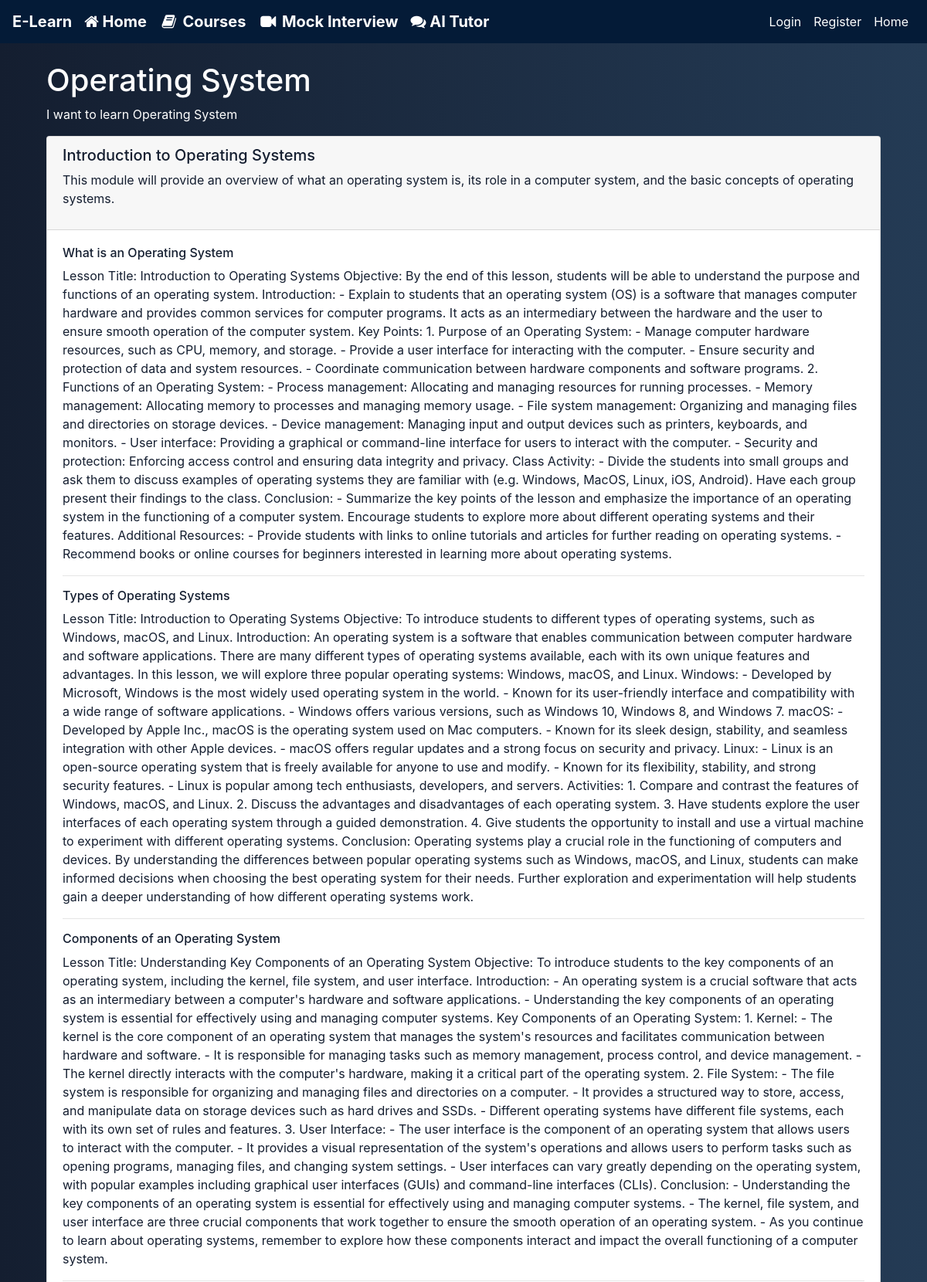
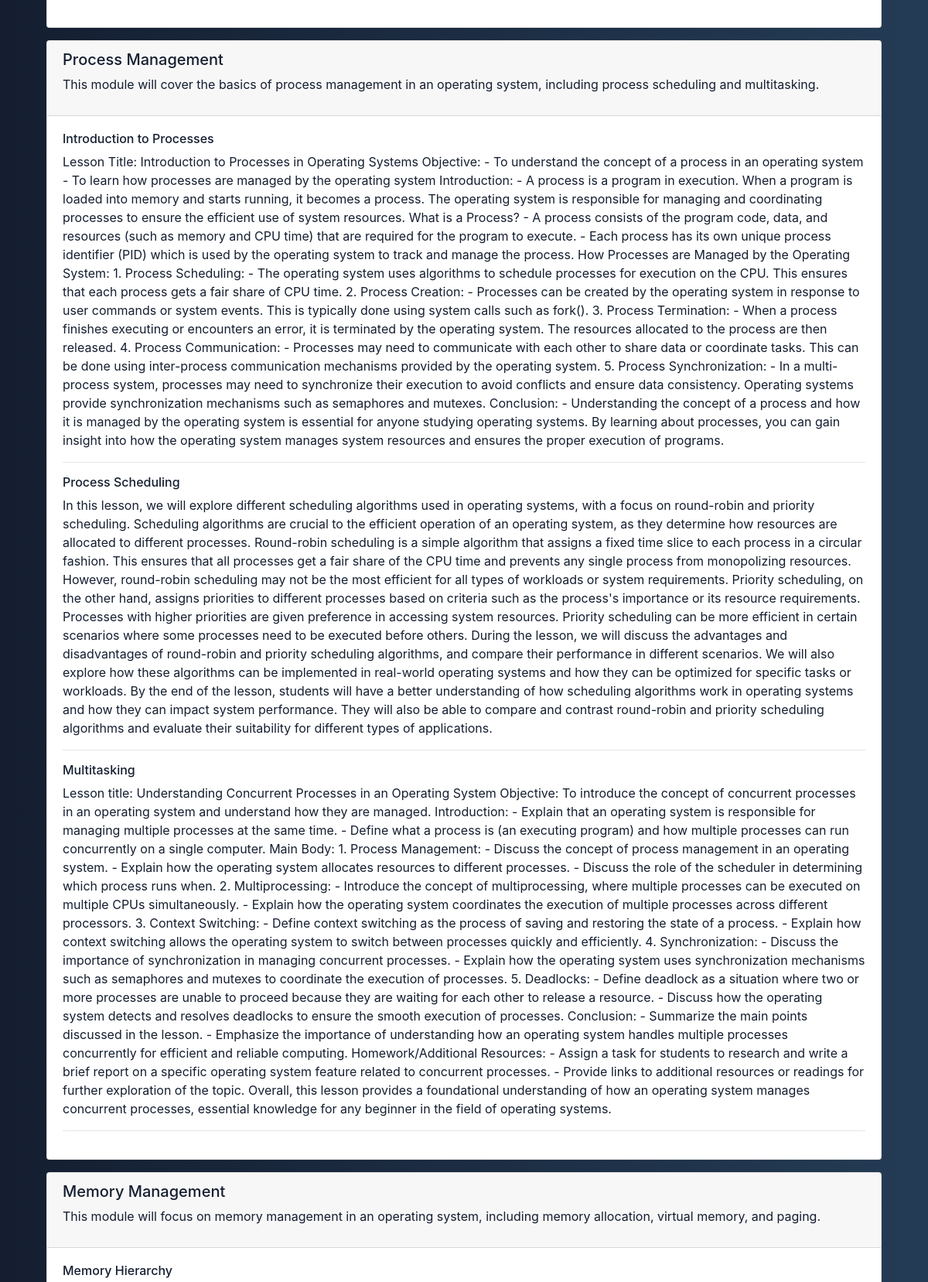
Screenshot of /courses/2 (upper part) with the database file from the repository (2 pictures, top to bottom).
### models.py (models this page shows, shortened)
class Course(db.Model):
    __tablename__ = 'courses'
    id = db.Column(db.Integer, primary_key=True)
    title = db.Column(db.String(50), nullable=False, unique=False)
    description = db.Column(db.String(250), nullable=False, unique=False)
    created_at = db.Column(db.DateTime, default=datetime.utcnow)
    modules = db.relationship('Module', backref='course', lazy=True, cascade="all, delete-orphan")
    enrolled = db.Column(db.Boolean, default=False)
    completed = db.Column(db.Boolean, default=False)  # Tracking course completion
    completed_at = db.Column(db.DateTime, nullable=True)  # For tracking date of course completion
    user_id = db.Column(db.Integer, db.ForeignKey('user.id'), nullable=False)
    quizzes = db.relationship('Quiz', backref='course', lazy=True)

class Module(db.Model):
    __tablename__ = 'modules'
    id = db.Column(db.Integer, primary_key=True)
    title = db.Column(db.String(50), nullable=False, unique=True)
    description = db.Column(db.String(250), nullable=False, unique=True)
    created_at = db.Column(db.DateTime, default=datetime.utcnow)
    course_id = db.Column(db.Integer, db.ForeignKey('courses.id'), nullable=False)
    lessons = db.relationship('Lesson', backref='module', lazy=True, cascade="all, delete-orphan")

class Lesson(db.Model):
    __tablename__ = 'lessons'
    id = db.Column(db.Integer, primary_key=True)
    title = db.Column(db.String(50), nullable=False, unique=False)
    content = db.Column(db.Text, nullable=False)
    quiz = db.Column(db.Text, nullable=True)  # Assuming quiz is stored as JSON or similar
    created_at = db.Column(db.DateTime, default=datetime.utcnow)
    module_id = db.Column(db.Integer, db.ForeignKey('modules.id'), nullable=False)
    is_completed = db.Column(db.Boolean, default=False)
    completion_date = db.Column(db.DateTime, nullable=True)

### app.py (the view)
@app.route('/courses/<int:course_id>', methods=['GET'])
def view_course(course_id):
    course = Course.query.get_or_404(course_id)
    return render_template('view_course.html', course=course)

### templates/view_course.html (shortened to what this page needs)
{% extends "base.html" %}
{% block content %}
<div class="container mt-4">
    <h1>{{ course.title }}</h1>
    <p>{{ course.description }}</p>
    {% for module in course.modules %}
    <div class="card mb-3">
        <div class="card-header">
            <h5>{{ module.title }}</h5>
            <p>{{ module.description }}</p>
        </div>
        <div class="card-body">
            {% for lesson in module.lessons %}
            <div class="lesson">
                <h6>{{ lesson.title }}</h6>
                <p>{{ lesson.content }}</p>
            </div>
            <hr>
            {% endfor %}
        </div>
    </div>
    {% endfor %}
</div>
{% endblock %}

### static/styles.css (style rules this page uses)
body { background: linear-gradient(to right, #141e30, #243b55); color: white; margin: 0; }

### templates/view_course.html (style rules this page uses)
body { background: linear-gradient(to right, #141e30, #243b55); color: white; }
h5, h6, p { color:#141e30; }
.container p { color: white; }
.card p { color: #141e30; }

### rows the page displays
Course: title "Operating System", description "I want to learn Operating System"
Module: title "Introduction to Operating Systems", description "This module will provide an overview of what an operating system is, its role in a computer system, and the basic concepts of operating systems."
Lesson: title "What is an Operating System", content "Lesson Title: Introduction to Operating Systems Objective: By the end of this lesson, students will be able to understand the purpose and functions of an operating system. Introduction: - Explain to students that an operating system (OS) is a software that manages computer hardware and provides common services for computer programs. It acts as an intermediary between the hardware and the user to ensure smooth operation of the computer system. Key Points: 1. Purpose of an Operating System: - Manage computer hardware resources, such as CPU, memory, and storage. - Provide a user interface for interacting with the computer. - Ensure security and protection of data and system resources. -…"
Lesson: title "Types of Operating Systems", content "Lesson Title: Introduction to Operating Systems Objective: To introduce students to different types of operating systems, such as Windows, macOS, and Linux. Introduction: An operating system is a software that enables communication between computer hardware and software applications. There are many different types of operating systems available, each with its own unique features and advantages. In this lesson, we will explore three popular operating systems: Windows, macOS, and Linux. Windows: - Developed by Microsoft, Windows is the most widely used operating system in the world. - Known for its user-friendly interface and compatibility with a wide range of software applications. - Windows…"
Lesson: title "Components of an Operating System", content "Lesson Title: Understanding Key Components of an Operating System Objective: To introduce students to the key components of an operating system, including the kernel, file system, and user interface. Introduction: - An operating system is a crucial software that acts as an intermediary between a computer's hardware and software applications. - Understanding the key components of an operating system is essential for effectively using and managing computer systems. Key Components of an Operating System: 1. Kernel: - The kernel is the core component of an operating system that manages the system's resources and facilitates communication between hardware and software. - It is responsible for…"
Module: title "Process Management", description "This module will cover the basics of process management in an operating system, including process scheduling and multitasking."
Lesson: title "Introduction to Processes", content "Lesson Title: Introduction to Processes in Operating Systems Objective: - To understand the concept of a process in an operating system - To learn how processes are managed by the operating system Introduction: - A process is a program in execution. When a program is loaded into memory and starts running, it becomes a process. The operating system is responsible for managing and coordinating processes to ensure the efficient use of system resources. What is a Process? - A process consists of the program code, data, and resources (such as memory and CPU time) that are required for the program to execute. - Each process has its own unique process identifier (PID) which is used by the…"
Lesson: title "Process Scheduling", content "In this lesson, we will explore different scheduling algorithms used in operating systems, with a focus on round-robin and priority scheduling. Scheduling algorithms are crucial to the efficient operation of an operating system, as they determine how resources are allocated to different processes. Round-robin scheduling is a simple algorithm that assigns a fixed time slice to each process in a circular fashion. This ensures that all processes get a fair share of the CPU time and prevents any single process from monopolizing resources. However, round-robin scheduling may not be the most efficient for all types of workloads or system requirements. Priority scheduling, on the other hand,…"
Lesson: title "Multitasking", content "Lesson title: Understanding Concurrent Processes in an Operating System Objective: To introduce the concept of concurrent processes in an operating system and understand how they are managed. Introduction: - Explain that an operating system is responsible for managing multiple processes at the same time. - Define what a process is (an executing program) and how multiple processes can run concurrently on a single computer. Main Body: 1. Process Management: - Discuss the concept of process management in an operating system. - Explain how the operating system allocates resources to different processes. - Discuss the role of the scheduler in determining which process runs when. 2.…"
Module: title "Memory Management", description "This module will focus on memory management in an operating system, including memory allocation, virtual memory, and paging."
Lesson: title "Memory Hierarchy"
